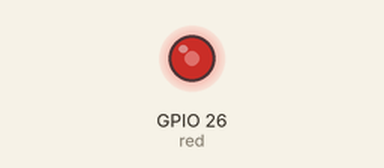
A sketch run on a simulated ESP32. Parts: output pins drawn as LEDs (lit = HIGH).

Above: at 0.05 s.
At 0.9 s:
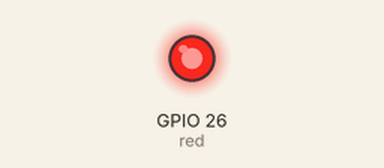
At 1.5 s:
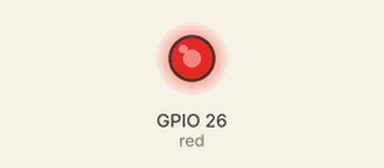
Timing chart, 0 to 4.6 s (numbered marks = the images above):
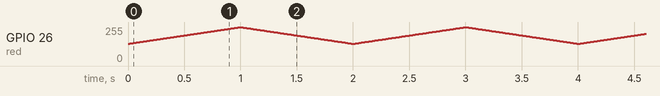

The sketch:

Red_Led_Dimmer.ino
```cpp
const int red = 26;

const int freq = 5000;
const int redChannel = 0;
const int resolution = 8;

void setup() {
  ledcSetup(redChannel, freq, resolution);
  ledcAttachPin(red, redChannel);
}

void loop() {
  for(int dutyCycle = 131; dutyCycle <= 255; dutyCycle++){
    ledcWrite(redChannel, dutyCycle);
    delay(8);
  }
  for(int dutyCycle = 255; dutyCycle >= 131; dutyCycle--){
    ledcWrite(redChannel, dutyCycle);
    delay(8);
  }
}
```
